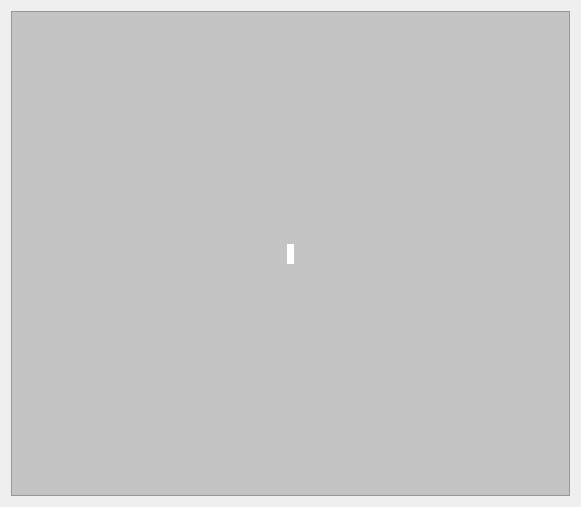
<?xml version="1.0" encoding="UTF-8"?>
<ui version="4.0">
 <class>SpriteEditor</class>
 <widget class="QWidget" name="SpriteEditor">
  <property name="geometry">
   <rect>
    <x>0</x>
    <y>0</y>
    <width>581</width>
    <height>507</height>
   </rect>
  </property>
  <property name="sizePolicy">
   <sizepolicy hsizetype="Expanding" vsizetype="Expanding">
    <horstretch>0</horstretch>
    <verstretch>0</verstretch>
   </sizepolicy>
  </property>
  <property name="windowTitle">
   <string>Form</string>
  </property>
  <layout class="QVBoxLayout" name="verticalLayout_2">
   <item>
    <widget class="QScrollArea" name="scrollArea">
     <property name="sizePolicy">
      <sizepolicy hsizetype="Expanding" vsizetype="Expanding">
       <horstretch>0</horstretch>
       <verstretch>0</verstretch>
      </sizepolicy>
     </property>
     <property name="palette">
      <palette>
       <active>
        <colorrole role="WindowText">
         <brush brushstyle="SolidPattern">
          <color alpha="255">
           <red>0</red>
           <green>0</green>
           <blue>0</blue>
          </color>
         </brush>
        </colorrole>
        <colorrole role="Button">
         <brush brushstyle="SolidPattern">
          <color alpha="255">
           <red>196</red>
           <green>196</green>
           <blue>196</blue>
          </color>
         </brush>
        </colorrole>
        <colorrole role="Light">
         <brush brushstyle="SolidPattern">
          <color alpha="255">
           <red>255</red>
           <green>255</green>
           <blue>255</blue>
          </color>
         </brush>
        </colorrole>
        <colorrole role="Midlight">
         <brush brushstyle="SolidPattern">
          <color alpha="255">
           <red>225</red>
           <green>225</green>
           <blue>225</blue>
          </color>
         </brush>
        </colorrole>
        <colorrole role="Dark">
         <brush brushstyle="SolidPattern">
          <color alpha="255">
           <red>98</red>
           <green>98</green>
           <blue>98</blue>
          </color>
         </brush>
        </colorrole>
        <colorrole role="Mid">
         <brush brushstyle="SolidPattern">
          <color alpha="255">
           <red>131</red>
           <green>131</green>
           <blue>131</blue>
          </color>
         </brush>
        </colorrole>
        <colorrole role="Text">
         <brush brushstyle="SolidPattern">
          <color alpha="255">
           <red>0</red>
           <green>0</green>
           <blue>0</blue>
          </color>
         </brush>
        </colorrole>
        <colorrole role="BrightText">
         <brush brushstyle="SolidPattern">
          <color alpha="255">
           <red>255</red>
           <green>255</green>
           <blue>255</blue>
          </color>
         </brush>
        </colorrole>
        <colorrole role="ButtonText">
         <brush brushstyle="SolidPattern">
          <color alpha="255">
           <red>0</red>
           <green>0</green>
           <blue>0</blue>
          </color>
         </brush>
        </colorrole>
        <colorrole role="Base">
         <brush brushstyle="SolidPattern">
          <color alpha="255">
           <red>255</red>
           <green>255</green>
           <blue>255</blue>
          </color>
         </brush>
        </colorrole>
        <colorrole role="Window">
         <brush brushstyle="SolidPattern">
          <color alpha="255">
           <red>196</red>
           <green>196</green>
           <blue>196</blue>
          </color>
         </brush>
        </colorrole>
        <colorrole role="Shadow">
         <brush brushstyle="SolidPattern">
          <color alpha="255">
           <red>0</red>
           <green>0</green>
           <blue>0</blue>
          </color>
         </brush>
        </colorrole>
        <colorrole role="AlternateBase">
         <brush brushstyle="SolidPattern">
          <color alpha="255">
           <red>225</red>
           <green>225</green>
           <blue>225</blue>
          </color>
         </brush>
        </colorrole>
        <colorrole role="ToolTipBase">
         <brush brushstyle="SolidPattern">
          <color alpha="255">
           <red>255</red>
           <green>255</green>
           <blue>220</blue>
          </color>
         </brush>
        </colorrole>
        <colorrole role="ToolTipText">
         <brush brushstyle="SolidPattern">
          <color alpha="255">
           <red>0</red>
           <green>0</green>
           <blue>0</blue>
          </color>
         </brush>
        </colorrole>
       </active>
       <inactive>
        <colorrole role="WindowText">
         <brush brushstyle="SolidPattern">
          <color alpha="255">
           <red>0</red>
           <green>0</green>
           <blue>0</blue>
          </color>
         </brush>
        </colorrole>
        <colorrole role="Button">
         <brush brushstyle="SolidPattern">
          <color alpha="255">
           <red>196</red>
           <green>196</green>
           <blue>196</blue>
          </color>
         </brush>
        </colorrole>
        <colorrole role="Light">
         <brush brushstyle="SolidPattern">
          <color alpha="255">
           <red>255</red>
           <green>255</green>
           <blue>255</blue>
          </color>
         </brush>
        </colorrole>
        <colorrole role="Midlight">
         <brush brushstyle="SolidPattern">
          <color alpha="255">
           <red>225</red>
           <green>225</green>
           <blue>225</blue>
          </color>
         </brush>
        </colorrole>
        <colorrole role="Dark">
         <brush brushstyle="SolidPattern">
          <color alpha="255">
           <red>98</red>
           <green>98</green>
           <blue>98</blue>
          </color>
         </brush>
        </colorrole>
        <colorrole role="Mid">
         <brush brushstyle="SolidPattern">
          <color alpha="255">
           <red>131</red>
           <green>131</green>
           <blue>131</blue>
          </color>
         </brush>
        </colorrole>
        <colorrole role="Text">
         <brush brushstyle="SolidPattern">
          <color alpha="255">
           <red>0</red>
           <green>0</green>
           <blue>0</blue>
          </color>
         </brush>
        </colorrole>
        <colorrole role="BrightText">
         <brush brushstyle="SolidPattern">
          <color alpha="255">
           <red>255</red>
           <green>255</green>
           <blue>255</blue>
          </color>
         </brush>
        </colorrole>
        <colorrole role="ButtonText">
         <brush brushstyle="SolidPattern">
          <color alpha="255">
           <red>0</red>
           <green>0</green>
           <blue>0</blue>
          </color>
         </brush>
        </colorrole>
        <colorrole role="Base">
         <brush brushstyle="SolidPattern">
          <color alpha="255">
           <red>255</red>
           <green>255</green>
           <blue>255</blue>
          </color>
         </brush>
        </colorrole>
        <colorrole role="Window">
         <brush brushstyle="SolidPattern">
          <color alpha="255">
           <red>196</red>
           <green>196</green>
           <blue>196</blue>
          </color>
         </brush>
        </colorrole>
        <colorrole role="Shadow">
         <brush brushstyle="SolidPattern">
          <color alpha="255">
           <red>0</red>
           <green>0</green>
           <blue>0</blue>
          </color>
         </brush>
        </colorrole>
        <colorrole role="AlternateBase">
         <brush brushstyle="SolidPattern">
          <color alpha="255">
           <red>225</red>
           <green>225</green>
           <blue>225</blue>
          </color>
         </brush>
        </colorrole>
        <colorrole role="ToolTipBase">
         <brush brushstyle="SolidPattern">
          <color alpha="255">
           <red>255</red>
           <green>255</green>
           <blue>220</blue>
          </color>
         </brush>
        </colorrole>
        <colorrole role="ToolTipText">
         <brush brushstyle="SolidPattern">
          <color alpha="255">
           <red>0</red>
           <green>0</green>
           <blue>0</blue>
          </color>
         </brush>
        </colorrole>
       </inactive>
       <disabled>
        <colorrole role="WindowText">
         <brush brushstyle="SolidPattern">
          <color alpha="255">
           <red>98</red>
           <green>98</green>
           <blue>98</blue>
          </color>
         </brush>
        </colorrole>
        <colorrole role="Button">
         <brush brushstyle="SolidPattern">
          <color alpha="255">
           <red>196</red>
           <green>196</green>
           <blue>196</blue>
          </color>
         </brush>
        </colorrole>
        <colorrole role="Light">
         <brush brushstyle="SolidPattern">
          <color alpha="255">
           <red>255</red>
           <green>255</green>
           <blue>255</blue>
          </color>
         </brush>
        </colorrole>
        <colorrole role="Midlight">
         <brush brushstyle="SolidPattern">
          <color alpha="255">
           <red>225</red>
           <green>225</green>
           <blue>225</blue>
          </color>
         </brush>
        </colorrole>
        <colorrole role="Dark">
         <brush brushstyle="SolidPattern">
          <color alpha="255">
           <red>98</red>
           <green>98</green>
           <blue>98</blue>
          </color>
         </brush>
        </colorrole>
        <colorrole role="Mid">
         <brush brushstyle="SolidPattern">
          <color alpha="255">
           <red>131</red>
           <green>131</green>
           <blue>131</blue>
          </color>
         </brush>
        </colorrole>
        <colorrole role="Text">
         <brush brushstyle="SolidPattern">
          <color alpha="255">
           <red>98</red>
           <green>98</green>
           <blue>98</blue>
          </color>
         </brush>
        </colorrole>
        <colorrole role="BrightText">
         <brush brushstyle="SolidPattern">
          <color alpha="255">
           <red>255</red>
           <green>255</green>
           <blue>255</blue>
          </color>
         </brush>
        </colorrole>
        <colorrole role="ButtonText">
         <brush brushstyle="SolidPattern">
          <color alpha="255">
           <red>98</red>
           <green>98</green>
           <blue>98</blue>
          </color>
         </brush>
        </colorrole>
        <colorrole role="Base">
         <brush brushstyle="SolidPattern">
          <color alpha="255">
           <red>196</red>
           <green>196</green>
           <blue>196</blue>
          </color>
         </brush>
        </colorrole>
        <colorrole role="Window">
         <brush brushstyle="SolidPattern">
          <color alpha="255">
           <red>196</red>
           <green>196</green>
           <blue>196</blue>
          </color>
         </brush>
        </colorrole>
        <colorrole role="Shadow">
         <brush brushstyle="SolidPattern">
          <color alpha="255">
           <red>0</red>
           <green>0</green>
           <blue>0</blue>
          </color>
         </brush>
        </colorrole>
        <colorrole role="AlternateBase">
         <brush brushstyle="SolidPattern">
          <color alpha="255">
           <red>196</red>
           <green>196</green>
           <blue>196</blue>
          </color>
         </brush>
        </colorrole>
        <colorrole role="ToolTipBase">
         <brush brushstyle="SolidPattern">
          <color alpha="255">
           <red>255</red>
           <green>255</green>
           <blue>220</blue>
          </color>
         </brush>
        </colorrole>
        <colorrole role="ToolTipText">
         <brush brushstyle="SolidPattern">
          <color alpha="255">
           <red>0</red>
           <green>0</green>
           <blue>0</blue>
          </color>
         </brush>
        </colorrole>
       </disabled>
      </palette>
     </property>
     <property name="widgetResizable">
      <bool>true</bool>
     </property>
     <widget class="QWidget" name="scrollAreaWidgetContents">
      <property name="geometry">
       <rect>
        <x>0</x>
        <y>0</y>
        <width>561</width>
        <height>487</height>
       </rect>
      </property>
      <layout class="QHBoxLayout" name="horizontalLayout_2">
       <item>
        <layout class="QVBoxLayout" name="verticalLayout">
         <item>
          <spacer name="verticalSpacer">
           <property name="orientation">
            <enum>Qt::Vertical</enum>
           </property>
           <property name="sizeHint" stdset="0">
            <size>
             <width>20</width>
             <height>40</height>
            </size>
           </property>
          </spacer>
         </item>
         <item>
          <layout class="QHBoxLayout" name="horizontalLayout">
           <item>
            <spacer name="horizontalSpacer_2">
             <property name="orientation">
              <enum>Qt::Horizontal</enum>
             </property>
             <property name="sizeHint" stdset="0">
              <size>
               <width>40</width>
               <height>20</height>
              </size>
             </property>
            </spacer>
           </item>
           <item>
            <widget class="SpriteImage" name="image">
             <property name="sizePolicy">
              <sizepolicy hsizetype="Fixed" vsizetype="Fixed">
               <horstretch>0</horstretch>
               <verstretch>0</verstretch>
              </sizepolicy>
             </property>
             <property name="minimumSize">
              <size>
               <width>0</width>
               <height>0</height>
              </size>
             </property>
             <property name="maximumSize">
              <size>
               <width>256</width>
               <height>64</height>
              </size>
             </property>
             <property name="palette">
              <palette>
               <active>
                <colorrole role="WindowText">
                 <brush brushstyle="SolidPattern">
                  <color alpha="255">
                   <red>0</red>
                   <green>0</green>
                   <blue>0</blue>
                  </color>
                 </brush>
                </colorrole>
                <colorrole role="Button">
                 <brush brushstyle="SolidPattern">
                  <color alpha="255">
                   <red>255</red>
                   <green>255</green>
                   <blue>255</blue>
                  </color>
                 </brush>
                </colorrole>
                <colorrole role="Light">
                 <brush brushstyle="SolidPattern">
                  <color alpha="255">
                   <red>255</red>
                   <green>255</green>
                   <blue>255</blue>
                  </color>
                 </brush>
                </colorrole>
                <colorrole role="Midlight">
                 <brush brushstyle="SolidPattern">
                  <color alpha="255">
                   <red>255</red>
                   <green>255</green>
                   <blue>255</blue>
                  </color>
                 </brush>
                </colorrole>
                <colorrole role="Dark">
                 <brush brushstyle="SolidPattern">
                  <color alpha="255">
                   <red>127</red>
                   <green>127</green>
                   <blue>127</blue>
                  </color>
                 </brush>
                </colorrole>
                <colorrole role="Mid">
                 <brush brushstyle="SolidPattern">
                  <color alpha="255">
                   <red>170</red>
                   <green>170</green>
                   <blue>170</blue>
                  </color>
                 </brush>
                </colorrole>
                <colorrole role="Text">
                 <brush brushstyle="SolidPattern">
                  <color alpha="255">
                   <red>0</red>
                   <green>0</green>
                   <blue>0</blue>
                  </color>
                 </brush>
                </colorrole>
                <colorrole role="BrightText">
                 <brush brushstyle="SolidPattern">
                  <color alpha="255">
                   <red>255</red>
                   <green>255</green>
                   <blue>255</blue>
                  </color>
                 </brush>
                </colorrole>
                <colorrole role="ButtonText">
                 <brush brushstyle="SolidPattern">
                  <color alpha="255">
                   <red>0</red>
                   <green>0</green>
                   <blue>0</blue>
                  </color>
                 </brush>
                </colorrole>
                <colorrole role="Base">
                 <brush brushstyle="SolidPattern">
                  <color alpha="255">
                   <red>255</red>
                   <green>255</green>
                   <blue>255</blue>
                  </color>
                 </brush>
                </colorrole>
                <colorrole role="Window">
                 <brush brushstyle="SolidPattern">
                  <color alpha="255">
                   <red>255</red>
                   <green>255</green>
                   <blue>255</blue>
                  </color>
                 </brush>
                </colorrole>
                <colorrole role="Shadow">
                 <brush brushstyle="SolidPattern">
                  <color alpha="255">
                   <red>0</red>
                   <green>0</green>
                   <blue>0</blue>
                  </color>
                 </brush>
                </colorrole>
                <colorrole role="AlternateBase">
                 <brush brushstyle="SolidPattern">
                  <color alpha="255">
                   <red>255</red>
                   <green>255</green>
                   <blue>255</blue>
                  </color>
                 </brush>
                </colorrole>
                <colorrole role="ToolTipBase">
                 <brush brushstyle="SolidPattern">
                  <color alpha="255">
                   <red>255</red>
                   <green>255</green>
                   <blue>220</blue>
                  </color>
                 </brush>
                </colorrole>
                <colorrole role="ToolTipText">
                 <brush brushstyle="SolidPattern">
                  <color alpha="255">
                   <red>0</red>
                   <green>0</green>
                   <blue>0</blue>
                  </color>
                 </brush>
                </colorrole>
               </active>
               <inactive>
                <colorrole role="WindowText">
                 <brush brushstyle="SolidPattern">
                  <color alpha="255">
                   <red>0</red>
                   <green>0</green>
                   <blue>0</blue>
                  </color>
                 </brush>
                </colorrole>
                <colorrole role="Button">
                 <brush brushstyle="SolidPattern">
                  <color alpha="255">
                   <red>255</red>
                   <green>255</green>
                   <blue>255</blue>
                  </color>
                 </brush>
                </colorrole>
                <colorrole role="Light">
                 <brush brushstyle="SolidPattern">
                  <color alpha="255">
                   <red>255</red>
                   <green>255</green>
                   <blue>255</blue>
                  </color>
                 </brush>
                </colorrole>
                <colorrole role="Midlight">
                 <brush brushstyle="SolidPattern">
                  <color alpha="255">
                   <red>255</red>
                   <green>255</green>
                   <blue>255</blue>
                  </color>
                 </brush>
                </colorrole>
                <colorrole role="Dark">
                 <brush brushstyle="SolidPattern">
                  <color alpha="255">
                   <red>127</red>
                   <green>127</green>
                   <blue>127</blue>
                  </color>
                 </brush>
                </colorrole>
                <colorrole role="Mid">
                 <brush brushstyle="SolidPattern">
                  <color alpha="255">
                   <red>170</red>
                   <green>170</green>
                   <blue>170</blue>
                  </color>
                 </brush>
                </colorrole>
                <colorrole role="Text">
                 <brush brushstyle="SolidPattern">
                  <color alpha="255">
                   <red>0</red>
                   <green>0</green>
                   <blue>0</blue>
                  </color>
                 </brush>
                </colorrole>
                <colorrole role="BrightText">
                 <brush brushstyle="SolidPattern">
                  <color alpha="255">
                   <red>255</red>
                   <green>255</green>
                   <blue>255</blue>
                  </color>
                 </brush>
                </colorrole>
                <colorrole role="ButtonText">
                 <brush brushstyle="SolidPattern">
                  <color alpha="255">
                   <red>0</red>
                   <green>0</green>
                   <blue>0</blue>
                  </color>
                 </brush>
                </colorrole>
                <colorrole role="Base">
                 <brush brushstyle="SolidPattern">
                  <color alpha="255">
                   <red>255</red>
                   <green>255</green>
                   <blue>255</blue>
                  </color>
                 </brush>
                </colorrole>
                <colorrole role="Window">
                 <brush brushstyle="SolidPattern">
                  <color alpha="255">
                   <red>255</red>
                   <green>255</green>
                   <blue>255</blue>
                  </color>
                 </brush>
                </colorrole>
                <colorrole role="Shadow">
                 <brush brushstyle="SolidPattern">
                  <color alpha="255">
                   <red>0</red>
                   <green>0</green>
                   <blue>0</blue>
                  </color>
                 </brush>
                </colorrole>
                <colorrole role="AlternateBase">
                 <brush brushstyle="SolidPattern">
                  <color alpha="255">
                   <red>255</red>
                   <green>255</green>
                   <blue>255</blue>
                  </color>
                 </brush>
                </colorrole>
                <colorrole role="ToolTipBase">
                 <brush brushstyle="SolidPattern">
                  <color alpha="255">
                   <red>255</red>
                   <green>255</green>
                   <blue>220</blue>
                  </color>
                 </brush>
                </colorrole>
                <colorrole role="ToolTipText">
                 <brush brushstyle="SolidPattern">
                  <color alpha="255">
                   <red>0</red>
                   <green>0</green>
                   <blue>0</blue>
                  </color>
                 </brush>
                </colorrole>
               </inactive>
               <disabled>
                <colorrole role="WindowText">
                 <brush brushstyle="SolidPattern">
                  <color alpha="255">
                   <red>127</red>
                   <green>127</green>
                   <blue>127</blue>
                  </color>
                 </brush>
                </colorrole>
                <colorrole role="Button">
                 <brush brushstyle="SolidPattern">
                  <color alpha="255">
                   <red>255</red>
                   <green>255</green>
                   <blue>255</blue>
                  </color>
                 </brush>
                </colorrole>
                <colorrole role="Light">
                 <brush brushstyle="SolidPattern">
                  <color alpha="255">
                   <red>255</red>
                   <green>255</green>
                   <blue>255</blue>
                  </color>
                 </brush>
                </colorrole>
                <colorrole role="Midlight">
                 <brush brushstyle="SolidPattern">
                  <color alpha="255">
                   <red>255</red>
                   <green>255</green>
                   <blue>255</blue>
                  </color>
                 </brush>
                </colorrole>
                <colorrole role="Dark">
                 <brush brushstyle="SolidPattern">
                  <color alpha="255">
                   <red>127</red>
                   <green>127</green>
                   <blue>127</blue>
                  </color>
                 </brush>
                </colorrole>
                <colorrole role="Mid">
                 <brush brushstyle="SolidPattern">
                  <color alpha="255">
                   <red>170</red>
                   <green>170</green>
                   <blue>170</blue>
                  </color>
                 </brush>
                </colorrole>
                <colorrole role="Text">
                 <brush brushstyle="SolidPattern">
                  <color alpha="255">
                   <red>127</red>
                   <green>127</green>
                   <blue>127</blue>
                  </color>
                 </brush>
                </colorrole>
                <colorrole role="BrightText">
                 <brush brushstyle="SolidPattern">
                  <color alpha="255">
                   <red>255</red>
                   <green>255</green>
                   <blue>255</blue>
                  </color>
                 </brush>
                </colorrole>
                <colorrole role="ButtonText">
                 <brush brushstyle="SolidPattern">
                  <color alpha="255">
                   <red>127</red>
                   <green>127</green>
                   <blue>127</blue>
                  </color>
                 </brush>
                </colorrole>
                <colorrole role="Base">
                 <brush brushstyle="SolidPattern">
                  <color alpha="255">
                   <red>255</red>
                   <green>255</green>
                   <blue>255</blue>
                  </color>
                 </brush>
                </colorrole>
                <colorrole role="Window">
                 <brush brushstyle="SolidPattern">
                  <color alpha="255">
                   <red>255</red>
                   <green>255</green>
                   <blue>255</blue>
                  </color>
                 </brush>
                </colorrole>
                <colorrole role="Shadow">
                 <brush brushstyle="SolidPattern">
                  <color alpha="255">
                   <red>0</red>
                   <green>0</green>
                   <blue>0</blue>
                  </color>
                 </brush>
                </colorrole>
                <colorrole role="AlternateBase">
                 <brush brushstyle="SolidPattern">
                  <color alpha="255">
                   <red>255</red>
                   <green>255</green>
                   <blue>255</blue>
                  </color>
                 </brush>
                </colorrole>
                <colorrole role="ToolTipBase">
                 <brush brushstyle="SolidPattern">
                  <color alpha="255">
                   <red>255</red>
                   <green>255</green>
                   <blue>220</blue>
                  </color>
                 </brush>
                </colorrole>
                <colorrole role="ToolTipText">
                 <brush brushstyle="SolidPattern">
                  <color alpha="255">
                   <red>0</red>
                   <green>0</green>
                   <blue>0</blue>
                  </color>
                 </brush>
                </colorrole>
               </disabled>
              </palette>
             </property>
             <property name="autoFillBackground">
              <bool>true</bool>
             </property>
             <property name="frameShape">
              <enum>QFrame::Box</enum>
             </property>
             <property name="lineWidth">
              <number>0</number>
             </property>
             <property name="text">
              <string/>
             </property>
             <property name="pixmap">
              <pixmap>dagron_2b.png</pixmap>
             </property>
            </widget>
           </item>
           <item>
            <spacer name="horizontalSpacer">
             <property name="orientation">
              <enum>Qt::Horizontal</enum>
             </property>
             <property name="sizeHint" stdset="0">
              <size>
               <width>40</width>
               <height>20</height>
              </size>
             </property>
            </spacer>
           </item>
          </layout>
         </item>
         <item>
          <spacer name="verticalSpacer_2">
           <property name="orientation">
            <enum>Qt::Vertical</enum>
           </property>
           <property name="sizeHint" stdset="0">
            <size>
             <width>20</width>
             <height>40</height>
            </size>
           </property>
          </spacer>
         </item>
        </layout>
       </item>
      </layout>
     </widget>
    </widget>
   </item>
  </layout>
 </widget>
 <customwidgets>
  <customwidget>
   <class>SpriteImage</class>
   <extends>QLabel</extends>
   <header>spriteimage.h</header>
  </customwidget>
 </customwidgets>
 <resources/>
 <connections/>
</ui>
